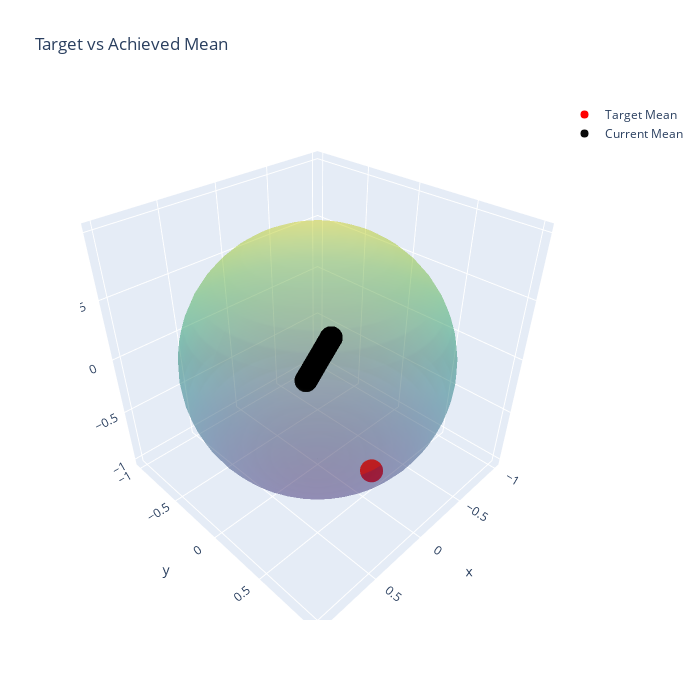

This figure's notebook cell:
### Code cell
sigma = 0.1
sphere = PymanoptSphereManifold(dim)
mean = sphere.random_point()
axis = get_axis(x)
data = np.random.multivariate_normal(np.zeros(dim - 1), sigma**2 * np.eye(dim - 1), size=1000)
tangent_vectors = data@axis
projected_points = np.array([sphere.exp(x, t) for t in tangent_vectors])

print(f'x (mean): {x}')
print(f'Sigma: {sigma**2 * np.eye(dim - 1)}')

mus, opt_cov = mle_manifold(projected_points, sphere, 0.01, 0.01)
opt_mu = mus[-1]
print(f'optimal mean: {opt_mu}')
print(f'optimal covariance: {opt_cov}')

### Figure 1 — Plotly figure (JSON) as saved in the notebook; plotly's stock layout.template omitted (floating-point values rounded to 4 significant figures; data arrays with more than 128 entries replaced by an {"elided": "..."} marker saying what was removed)
{"data": [{"colorscale": [[0, "#440154"], [0.1111, "#482878"], [0.2222, "#3e4989"], [0.3333, "#31688e"], [0.4444, "#26828e"], [0.5556, "#1f9e89"], [0.6667, "#35b779"], [0.7778, "#6ece58"], [0.8889, "#b5de2b"], [1, "#fde725"]], "opacity": 0.3, "showscale": false, "type": "surface", "x": {"elided": "50x25 float values"}, "y": {"elided": "50x25 float values"}, "z": {"elided": "50x25 float values"}}, {"marker": {"color": "red", "size": 8}, "mode": "markers", "name": "Target Mean", "type": "scatter3d", "x": [-0.1098], "y": [0.4795], "z": [-0.8706]}, {"marker": {"color": "black", "opacity": 0, "size": 8}, "mode": "markers", "showlegend": false, "type": "scatter3d", "x": [0], "y": [0.1305], "z": [0.2588]}, {"marker": {"color": "black", "opacity": 0.02, "size": 8}, "mode": "markers", "showlegend": false, "type": "scatter3d", "x": [0], "y": [0.1295], "z": [0.2567]}, {"marker": {"color": "black", "opacity": 0.04, "size": 8}, "mode": "markers", "showlegend": false, "type": "scatter3d", "x": [0], "y": [0.1263], "z": [0.2504]}, {"marker": {"color": "black", "opacity": 0.06, "size": 8}, "mode": "markers", "showlegend": false, "type": "scatter3d", "x": [0], "y": [0.121], "z": [0.2399]}, {"marker": {"color": "black", "opacity": 0.08, "size": 8}, "mode": "markers", "showlegend": false, "type": "scatter3d", "x": [0], "y": [0.1137], "z": [0.2255]}, {"marker": {"color": "black", "opacity": 0.1, "size": 8}, "mode": "markers", "showlegend": false, "type": "scatter3d", "x": [0], "y": [0.1046], "z": [0.2074]}, {"marker": {"color": "black", "opacity": 0.12, "size": 8}, "mode": "markers", "showlegend": false, "type": "scatter3d", "x": [0], "y": [0.09376], "z": [0.1859]}, {"marker": {"color": "black", "opacity": 0.14, "size": 8}, "mode": "markers", "showlegend": false, "type": "scatter3d", "x": [0], "y": [0.08138], "z": [0.1614]}, {"marker": {"color": "black", "opacity": 0.16, "size": 8}, "mode": "markers", "showlegend": false, "type": "scatter3d", "x": [0], "y": [0.06766], "z": [0.1342]}, {"marker": {"color": "black", "opacity": 0.18, "size": 8}, "mode": "markers", "showlegend": false, "type": "scatter3d", "x": [0], "y": [0.05283], "z": [0.1048]}, {"marker": {"color": "black", "opacity": 0.2, "size": 8}, "mode": "markers", "showlegend": false, "type": "scatter3d", "x": [0], "y": [0.03714], "z": [0.07364]}, {"marker": {"color": "black", "opacity": 0.22, "size": 8}, "mode": "markers", "showlegend": false, "type": "scatter3d", "x": [0], "y": [0.02083], "z": [0.04131]}, {"marker": {"color": "black", "opacity": 0.24, "size": 8}, "mode": "markers", "showlegend": false, "type": "scatter3d", "x": [0], "y": [0.004184], "z": [0.008296]}, {"marker": {"color": "black", "opacity": 0.26, "size": 8}, "mode": "markers", "showlegend": false, "type": "scatter3d", "x": [0], "y": [-0.01253], "z": [-0.02485]}, {"marker": {"color": "black", "opacity": 0.28, "size": 8}, "mode": "markers", "showlegend": false, "type": "scatter3d", "x": [0], "y": [-0.02904], "z": [-0.05759]}, {"marker": {"color": "black", "opacity": 0.3, "size": 8}, "mode": "markers", "showlegend": false, "type": "scatter3d", "x": [0], "y": [-0.04508], "z": [-0.08939]}, {"marker": {"color": "black", "opacity": 0.32, "size": 8}, "mode": "markers", "showlegend": false, "type": "scatter3d", "x": [0], "y": [-0.06037], "z": [-0.1197]}, {"marker": {"color": "black", "opacity": 0.34, "size": 8}, "mode": "markers", "showlegend": false, "type": "scatter3d", "x": [0], "y": [-0.07468], "z": [-0.1481]}, {"marker": {"color": "black", "opacity": 0.36, "size": 8}, "mode": "markers", "showlegend": false, "type": "scatter3d", "x": [0], "y": [-0.08775], "z": [-0.174]}, {"marker": {"color": "black", "opacity": 0.38, "size": 8}, "mode": "markers", "showlegend": false, "type": "scatter3d", "x": [0], "y": [-0.09939], "z": [-0.1971]}, {"marker": {"color": "black", "opacity": 0.4, "size": 8}, "mode": "markers", "showlegend": false, "type": "scatter3d", "x": [0], "y": [-0.1094], "z": [-0.2169]}, {"marker": {"color": "black", "opacity": 0.42, "size": 8}, "mode": "markers", "showlegend": false, "type": "scatter3d", "x": [0], "y": [-0.1176], "z": [-0.2332]}, {"marker": {"color": "black", "opacity": 0.44, "size": 8}, "mode": "markers", "showlegend": false, "type": "scatter3d", "x": [0], "y": [-0.1239], "z": [-0.2456]}, {"marker": {"color": "black", "opacity": 0.46, "size": 8}, "mode": "markers", "showlegend": false, "type": "scatter3d", "x": [0], "y": [-0.1281], "z": [-0.254]}, {"marker": {"color": "black", "opacity": 0.48, "size": 8}, "mode": "markers", "showlegend": false, "type": "scatter3d", "x": [0], "y": [-0.1303], "z": [-0.2583]}, {"marker": {"color": "black", "opacity": 0.5, "size": 8}, "mode": "markers", "showlegend": false, "type": "scatter3d", "x": [0], "y": [-0.1303], "z": [-0.2583]}, {"marker": {"color": "black", "opacity": 0.52, "size": 8}, "mode": "markers", "showlegend": false, "type": "scatter3d", "x": [0], "y": [-0.1281], "z": [-0.254]}, {"marker": {"color": "black", "opacity": 0.54, "size": 8}, "mode": "markers", "showlegend": false, "type": "scatter3d", "x": [0], "y": [-0.1239], "z": [-0.2456]}, {"marker": {"color": "black", "opacity": 0.56, "size": 8}, "mode": "markers", "showlegend": false, "type": "scatter3d", "x": [0], "y": [-0.1176], "z": [-0.2332]}, {"marker": {"color": "black", "opacity": 0.58, "size": 8}, "mode": "markers", "showlegend": false, "type": "scatter3d", "x": [0], "y": [-0.1094], "z": [-0.2169]}, {"marker": {"color": "black", "opacity": 0.6, "size": 8}, "mode": "markers", "showlegend": false, "type": "scatter3d", "x": [0], "y": [-0.09939], "z": [-0.1971]}, {"marker": {"color": "black", "opacity": 0.62, "size": 8}, "mode": "markers", "showlegend": false, "type": "scatter3d", "x": [0], "y": [-0.08775], "z": [-0.174]}, {"marker": {"color": "black", "opacity": 0.64, "size": 8}, "mode": "markers", "showlegend": false, "type": "scatter3d", "x": [0], "y": [-0.07468], "z": [-0.1481]}, {"marker": {"color": "black", "opacity": 0.66, "size": 8}, "mode": "markers", "showlegend": false, "type": "scatter3d", "x": [0], "y": [-0.06037], "z": [-0.1197]}, {"marker": {"color": "black", "opacity": 0.68, "size": 8}, "mode": "markers", "showlegend": false, "type": "scatter3d", "x": [0], "y": [-0.04508], "z": [-0.08939]}, {"marker": {"color": "black", "opacity": 0.7, "size": 8}, "mode": "markers", "showlegend": false, "type": "scatter3d", "x": [0], "y": [-0.02904], "z": [-0.05759]}, {"marker": {"color": "black", "opacity": 0.72, "size": 8}, "mode": "markers", "showlegend": false, "type": "scatter3d", "x": [0], "y": [-0.01253], "z": [-0.02485]}, {"marker": {"color": "black", "opacity": 0.74, "size": 8}, "mode": "markers", "showlegend": false, "type": "scatter3d", "x": [0], "y": [0.004184], "z": [0.008296]}, {"marker": {"color": "black", "opacity": 0.76, "size": 8}, "mode": "markers", "showlegend": false, "type": "scatter3d", "x": [0], "y": [0.02083], "z": [0.04131]}, {"marker": {"color": "black", "opacity": 0.78, "size": 8}, "mode": "markers", "showlegend": false, "type": "scatter3d", "x": [0], "y": [0.03714], "z": [0.07364]}, {"marker": {"color": "black", "opacity": 0.8, "size": 8}, "mode": "markers", "showlegend": false, "type": "scatter3d", "x": [0], "y": [0.05283], "z": [0.1048]}, {"marker": {"color": "black", "opacity": 0.82, "size": 8}, "mode": "markers", "showlegend": false, "type": "scatter3d", "x": [0], "y": [0.06766], "z": [0.1342]}, {"marker": {"color": "black", "opacity": 0.84, "size": 8}, "mode": "markers", "showlegend": false, "type": "scatter3d", "x": [0], "y": [0.08138], "z": [0.1614]}, {"marker": {"color": "black", "opacity": 0.86, "size": 8}, "mode": "markers", "showlegend": false, "type": "scatter3d", "x": [0], "y": [0.09376], "z": [0.1859]}, {"marker": {"color": "black", "opacity": 0.88, "size": 8}, "mode": "markers", "showlegend": false, "type": "scatter3d", "x": [0], "y": [0.1046], "z": [0.2074]}, {"marker": {"color": "black", "opacity": 0.9, "size": 8}, "mode": "markers", "showlegend": false, "type": "scatter3d", "x": [0], "y": [0.1137], "z": [0.2255]}, {"marker": {"color": "black", "opacity": 0.92, "size": 8}, "mode": "markers", "showlegend": false, "type": "scatter3d", "x": [0], "y": [0.121], "z": [0.2399]}, {"marker": {"color": "black", "opacity": 0.94, "size": 8}, "mode": "markers", "showlegend": false, "type": "scatter3d", "x": [0], "y": [0.1263], "z": [0.2504]}, {"marker": {"color": "black", "opacity": 0.96, "size": 8}, "mode": "markers", "showlegend": false, "type": "scatter3d", "x": [0], "y": [0.1295], "z": [0.2567]}, {"marker": {"color": "black", "opacity": 0.96, "size": 8}, "mode": "markers", "name": "Current Mean", "type": "scatter3d", "x": [0], "y": [0.1295], "z": [0.2567]}], "layout": {"height": 700, "scene": {"aspectmode": "cube"}, "title": {"text": "Target vs Achieved Mean"}, "width": 700}}
